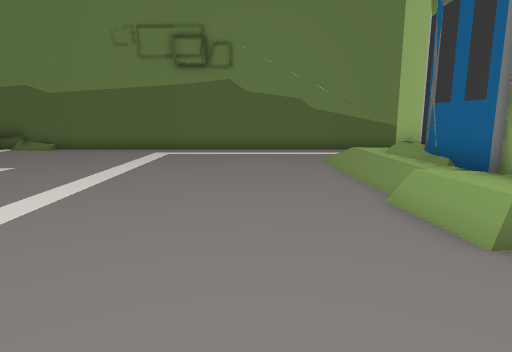
View 1 (above)

12 first-person views from a walk through a Unity game level. The camera is 1.4 m above the floor, tilts 10° down and sees 75° across. The floor is counted in squares, 1 m on a side. Each view is taken from the middle of a square. On the plan, view 1 faces up. The plan holds only what a view shows up to about 15 squares ahead; the rest is blank. The place goes on beyond the plan. Some animated figures are not drawn. Some surface patterns are stand-ins.

View 2
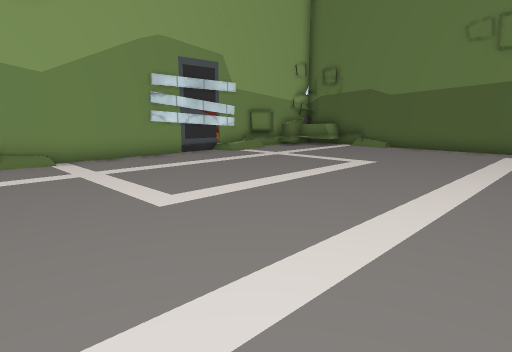

View 3
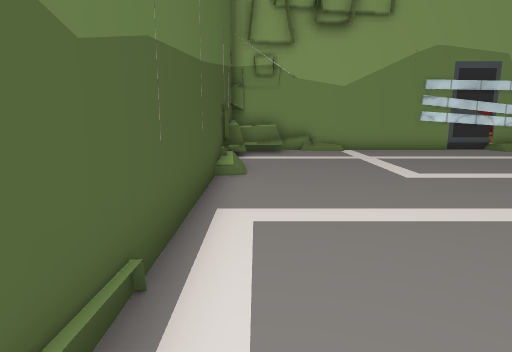

View 4
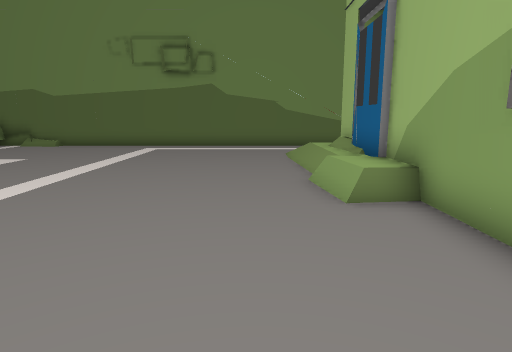

View 5
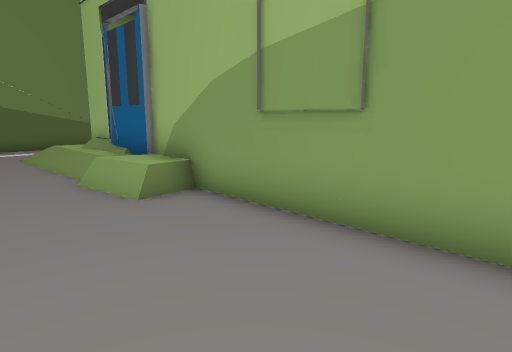

View 6
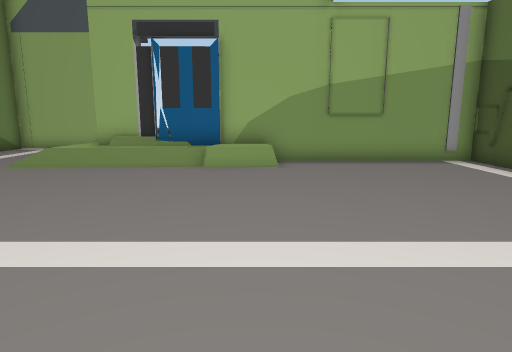

View 7
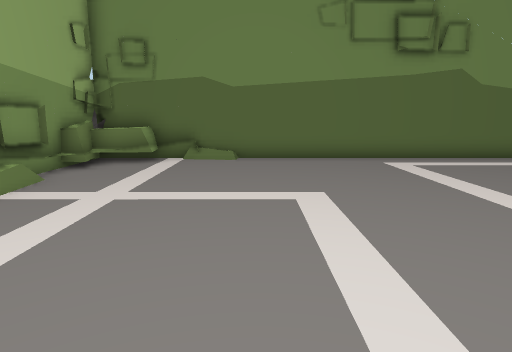

View 8
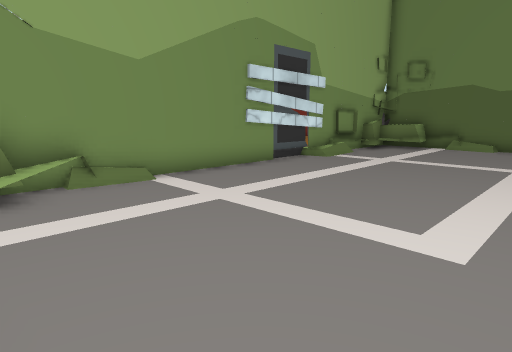

View 9
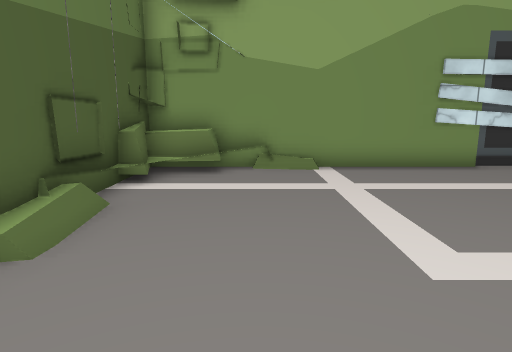

View 10
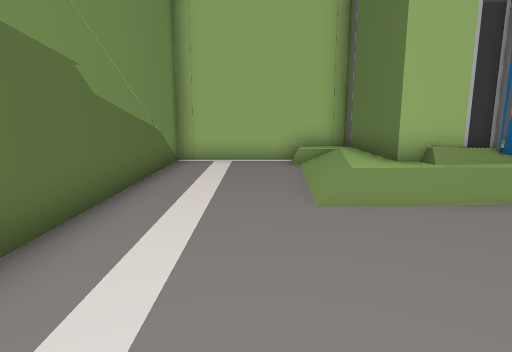

View 11
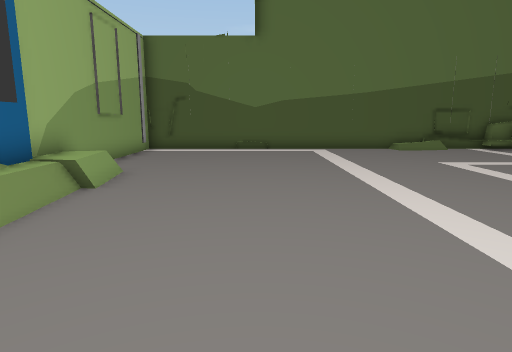

View 12
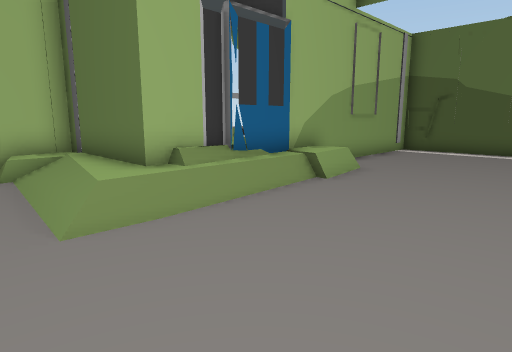

### Floor plan
Key: @ floor where view 1 was taken; # wall or solid block; . main floor; : floor 0.5 m higher than the main floor; / step, stairs or slope.
Columns run from 14 left of view 1 to 8 right of it. Each row starts with its distance up from view 1.
 15    ####################
 14   ###.................#
 13  #  ..................#
 12  # ...................#
 11  #.............../...##
 10  #.............../:///#
  9 ##.............. /#####
  8 ##.............../#
  7 #................/#
  6 #................##
  5 #................##
  4 #................##
  3 #.................#
  2 #.................#
  1 # ................#
  0 ##............@...#
 -1  ###..............#
 -2   ## .............#
 -3    ################

Where each view was taken, in squares from view 1:
view 1: 0 up, 0 right, facing up
view 2: 1 down, 2 left, facing up-left
view 3: 2 down, 1 right, facing left
view 4: 2 down, 1 right, facing up
view 5: 2 down, 0 right, facing up-right
view 6: 4 up, 7 left, facing right
view 7: 3 up, 8 left, facing up
view 8: 2 down, 6 left, facing up-left
view 9: 0 up, 4 left, facing left
view 10: 12 up, 3 left, facing right
view 11: 12 up, 1 left, facing down
view 12: 12 up, 2 left, facing down-right
